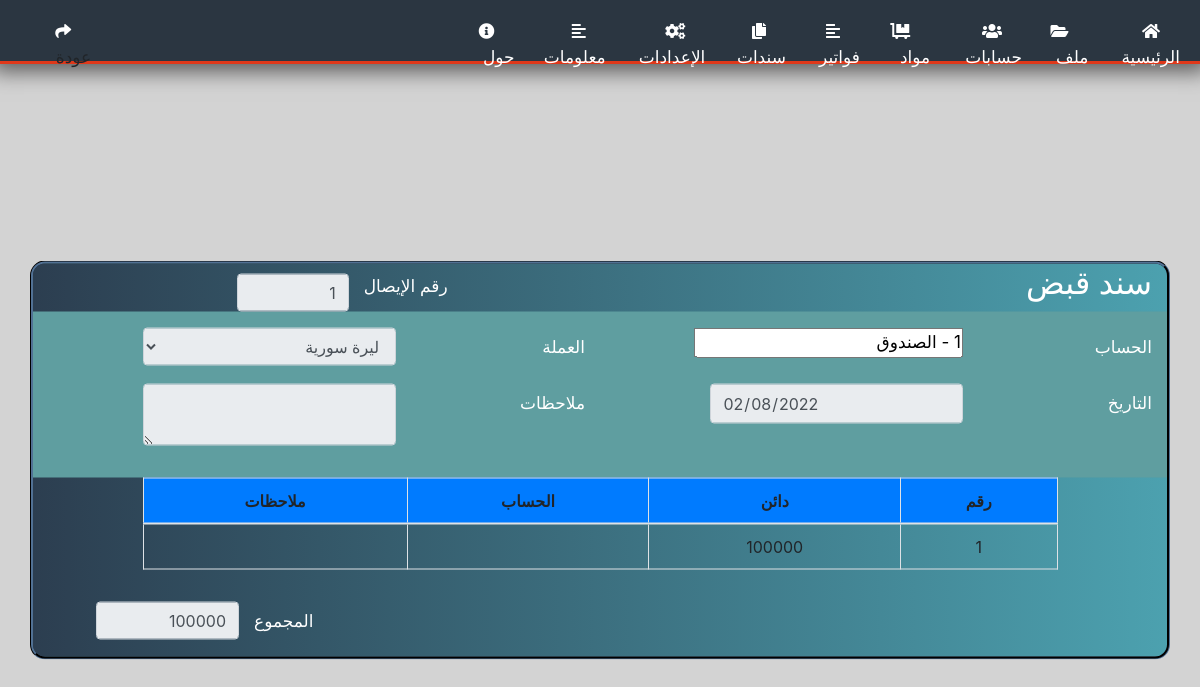
Page /catch_bonds_open.php?id=1 on the committed database.
### tables this page shows
CREATE TABLE `catch_bonds` (
  `id` int(11) NOT NULL AUTO_INCREMENT,
  `code` varchar(250) DEFAULT NULL,
  `main_account_id` int(11) NOT NULL,
  `other_account_id` int(11) NOT NULL,
  `maden` varchar(250) NOT NULL,
  `date` date DEFAULT NULL,
  `currency` varchar(250) DEFAULT NULL,
  `note` varchar(250) NOT NULL,
  `main_note` varchar(250) DEFAULT NULL,
  `is_deleted` int(2) NOT NULL DEFAULT 0,
  `created_at` timestamp NOT NULL DEFAULT current_timestamp(),
  `updated_at` timestamp NOT NULL DEFAULT current_timestamp(),
  PRIMARY KEY (`id`)
);

CREATE TABLE `accounts` (
  `id` int(11) NOT NULL AUTO_INCREMENT,
  `code` varchar(250) NOT NULL,
  `name` varchar(250) DEFAULT NULL,
  `maden` varchar(250) DEFAULT NULL,
  `daen` varchar(250) DEFAULT NULL,
  `phone` varchar(250) DEFAULT NULL,
  `email` varchar(250) DEFAULT NULL,
  `account_id` int(11) NOT NULL DEFAULT 0,
  `city` varchar(250) DEFAULT NULL,
  `state` varchar(250) DEFAULT NULL,
  `location` varchar(250) DEFAULT NULL,
  `note` varchar(250) DEFAULT NULL,
  `is_deleted` int(2) NOT NULL DEFAULT 0,
  `type` varchar(250) NOT NULL,
  `created_at` timestamp NOT NULL DEFAULT current_timestamp(),
  `updated_at` timestamp NOT NULL DEFAULT current_timestamp(),
  PRIMARY KEY (`id`)
);

### sql/sql_queries.php (called while the page is built, shortened)
<?php
function select($table , $columns =' * ')
{
    $col = $columns;
    $sql="select $col  from ";
    if(!is_array($table))
          return $sql . $table;
     else
         $sql = $sql . getStrFromList($table);
     return $sql;
}
function where($column,$value,$op="=")
{
  return " where $column " . " " .$op . " '$value'";
}
function selectWhereId( $table , $id)
{
    return select( $table) . where("id", $id);
}
?>

### helper/ready_queries_functions.php (called while the page is built, shortened)
<?php
function get_value_from_table_using_id($con , $table , $column , $id){
    $select = selectWhereId($table , $id );
    $select_exec = mysqli_query($con, $select);
    return mysqli_fetch_array($select_exec)[$column];
}
function get_name_from_table_using_id($con , $table , $id){
    return get_value_from_table_using_id($con , $table , 'name' , $id);
}
function get_code_from_table_using_id($con , $table , $id){
    return get_value_from_table_using_id($con , $table , 'code' , $id);
}
function get_name_and_code_from_table_using_id($con , $table , $id){
    $result = get_code_from_table_using_id($con , $table, $id) .
    ' - ' . get_name_from_table_using_id($con , $table , $id);
    return ($result == ' - ' )?'' : $result;
}

### catch_bonds_open.php (the view, shortened to what this page needs)
<?php
include('include/nav.php');
?>
<!DOCTYPE html>
<html dir="rtl" lang="ar">
<head>
    <link rel="stylesheet" href="css/styles/paymentBonds.css" media="print">
</head>
<?php
$catch_bond = [];
if (isset($_GET['id'])) {
    $select_catch_bond_query = selectWhereId('catch_bonds' , $_GET['id']);
    $select_catch_bond_exec = mysqli_query($con , $select_catch_bond_query);
    $catch_bond = mysqli_fetch_array($select_catch_bond_exec);
}
?>
<body class="receipt">
    <form action="" method="post">
        <div class="container">
            <div class="row">
                <div class="col-4" id="receipt_number1">
                    <h2> سند قبض</h2>
                </div>
                <div class="col-6" id="receipt_number">
                    <div class="row justify-content-end" style="padding-top: 10px;">
                        <label name=" "> رقم الإيصال</label>
                        <div class="col-md-3">
                            <input type="text" value="<?= @$catch_bond['code'] ?>" class="form-control" name="code" readonly>
                        </div>
                    </div>
                </div>
            </div>
            <div class="row justify-content-center py-3" style="background-color: #5F9EA0;">
                <div id="" class="col-sm-10 col-md-6">
                    <div class="form-group row">
                        <label class="col-md-4 col-form-label"> الحساب</label>
                        <div class="col-md-6">
                            <input type="text" name="main_account" id="main_account" readonly value="<?= @get_name_and_code_from_table_using_id($con , 'accounts' , $catch_bond['main_account_id']) ?>">
                        </div>
                    </div>
                    <div class="form-group row">
                        <label class="col-md-4 col-form-label ">التاريخ </label>
                        <div class="col-md-6">
                            <input readonly type="date" class="form-control" name="date" id="date" min="" max="" value="<?php echo date('Y-m-d'); ?>">
                        </div>
                    </div>
                </div>
                <div id="" class="col-sm-10 col-md-6">
                    <div class="form-group row">
                        <label class="col-md-4 col-form-label text-md-right">العملة </label>
                        <div class="col-md-6">
                            <select disabled name="currency" class="form-control">
                                <option value="syrian-bounds">ليرة سورية</option>
                            </select>
                        </div>
                    </div>
                    <div class="form-group row">
                        <label for="note" class="col-md-4 col-form-label text-md-right"> ملاحظات</label>
                        <div class="col-md-6">
                            <textarea readonly rows="2" type="text" id="" class="form-control" name="notes"><?= @$catch_bond['main_note'] ?></textarea>
                        </div>
                    </div>
                </div>
            </div>
            <div class="row justify-content-center">
                <div class="col-10">
                    <table id="tbl" class=" text-center table table-bordered table-hover">
                        <thead class="text-center bg-primary ">
                            <tr>
                                <th scope="col">رقم</th>
                                <th scope="col">دائن</th>
                                <th scope="col">الحساب </th>
                                <th scope="col">ملاحظات</th>
                            </tr>
                        </thead>
                        <tbody>
                            <?php
                                $select_all_catch_bonds_with_same_code_query = select('catch_bonds').where('code' , $catch_bond['code']);
                                $select_all_catch_bonds_with_same_code_exec = mysqli_query($con , $select_all_catch_bonds_with_same_code_query);
                                $counter = 1;
                                $total_payment = 0;
                                while ($catch_bond_from_code = mysqli_fetch_array($select_all_catch_bonds_with_same_code_exec)){
                                    echo "<tr>";
                                    echo "<td>" . $counter++ . "</td>";
                                    echo "<td>". $catch_bond_from_code['maden'] ."</td>";
                                    echo "<td>" . get_name_and_code_from_table_using_id($con , 'accounts' , $catch_bond_from_code['other_account_id']) . "</td>";
                                    echo "<td>" . $catch_bond_from_code['note'] . "</td>";
                                    echo "</tr>";
                                    $total_payment += $catch_bond_from_code['maden'];
                                }
                            ?>
                        </tbody>
                    </table>
                </div>
            </div>
            <div class="row justify-content-end px-5 py-3">
                <label for="code" class="col-form-label" id="res_number"> المجموع</label>
                <div class="col-md-2">
                    <input readonly id="code" type="text" id="resault" class="form-control" name="" value="<?= @$total_payment?>">
                </div>
            </div>
        </div>
    </form>
</body>
</html>

### css/style.css (style rules this page uses)
* { direction: rtl; }
body { background-color: #3345578c; text-align: right; }
.container { background-image: linear-gradient(to right, #2c3e50, #4ca1af); border-style: groove; font-size: 17px; border-radius: 15px; position: absolute; color: #ffffff; border-color: #233140; top: 50%; left: 50%; transform: translate(-50%, -50%); }

### css/nav.css (style rules this page uses)
* { margin: 0; padding: 0; box-sizing: border-box; }

### css/styles/paymentBonds.css (style rules this page uses)
* { font-family: Arial, Helvetica, sans-serif; }
body { background: rgb(204, 204, 204); }
.container { max-width: 1500px; margin-top: none; font-size: 30px; }

### catch_bonds_open.php (style rules this page uses)
body { text-align: right; background-color: LightGray; }
.container { background-color: #5F9EA0; border-style: groove; margin-top: 5%; }
#res_number { column-width: 50px; }

### rows in the picture
catch_bonds: code "1", main_account "1 - الصندوق", maden "100000"
